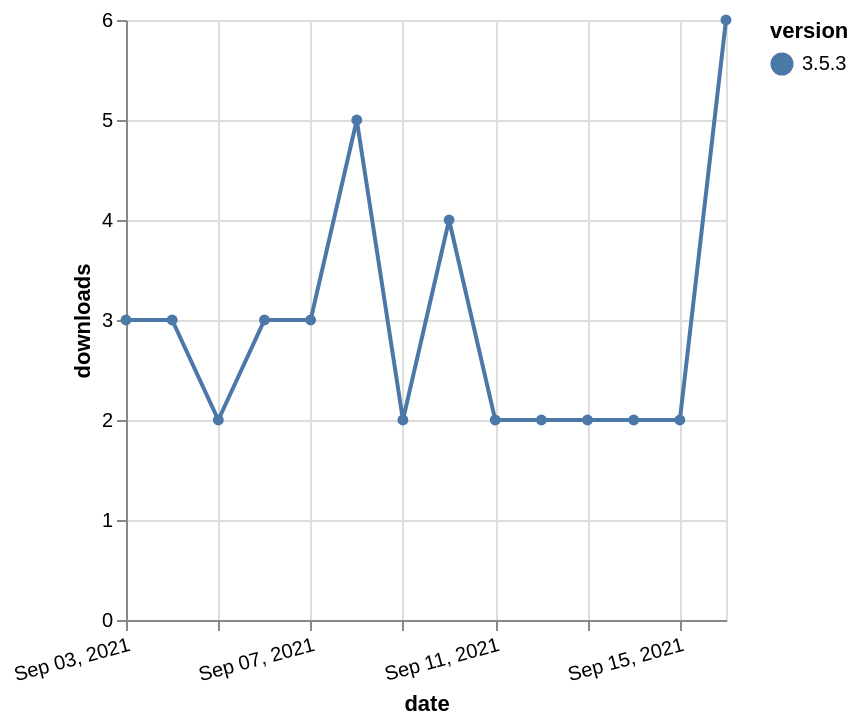

The Vega-Lite source for this figure:
### Vega-Lite specification from a JSON file in a GitHub repository (floating-point values rounded to 4 significant figures)
{"$schema": "https://vega.github.io/schema/vega-lite/v5.json", "description": "A simple bar chart with embedded data.", "data": {"values": [{"date": "2021-09-03", "total": 3555, "delta": 3, "version": "3.5.3"}, {"date": "2021-09-04", "total": 3558, "delta": 3, "version": "3.5.3"}, {"date": "2021-09-05", "total": 3560, "delta": 2, "version": "3.5.3"}, {"date": "2021-09-06", "total": 3563, "delta": 3, "version": "3.5.3"}, {"date": "2021-09-07", "total": 3566, "delta": 3, "version": "3.5.3"}, {"date": "2021-09-08", "total": 3571, "delta": 5, "version": "3.5.3"}, {"date": "2021-09-09", "total": 3573, "delta": 2, "version": "3.5.3"}, {"date": "2021-09-10", "total": 3577, "delta": 4, "version": "3.5.3"}, {"date": "2021-09-11", "total": 3579, "delta": 2, "version": "3.5.3"}, {"date": "2021-09-12", "total": 3581, "delta": 2, "version": "3.5.3"}, {"date": "2021-09-13", "total": 3583, "delta": 2, "version": "3.5.3"}, {"date": "2021-09-14", "total": 3585, "delta": 2, "version": "3.5.3"}, {"date": "2021-09-15", "total": 3587, "delta": 2, "version": "3.5.3"}, {"date": "2021-09-16", "total": 3593, "delta": 6, "version": "3.5.3"}]}, "width": "container", "mark": {"type": "line", "point": {"filled": true}}, "encoding": {"x": {"field": "date", "type": "temporal", "timeUnit": "yearmonthdate", "title": "date", "axis": {"labelAngle": -15}}, "y": {"field": "delta", "type": "quantitative", "title": "downloads"}, "color": {"field": "version", "type": "nominal"}, "tooltip": {"field": "delta"}}}
